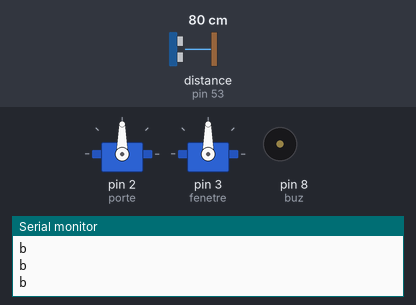
The sketch below on a simulated Arduino Mega 2560, built with avr-gcc and run on an emulated ATmega2560. Shown: 2 × servo, buzzer (waves = sounding), the last lines printed to the serial monitor. Wiring (inferred from the names in the program): ultrasonic range finder: trigger pin 52; echo pin 53. The inputs (shaded band) are chosen by the test bench; at power-on: distance to the obstacle (sensor on pin 53) 80 cm. The echo pulse lasts 58.3 µs per cm.

Above: at 1.3 s.
1.4 s: distance to the obstacle (sensor on pin 53) set to 8 cm
2.9 s: distance to the obstacle (sensor on pin 53) set to 5 cm
At 4.0 s:
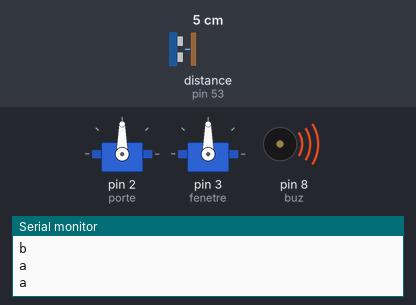
4.5 s: distance to the obstacle (sensor on pin 53) set to 9 cm
At 5.3 s:
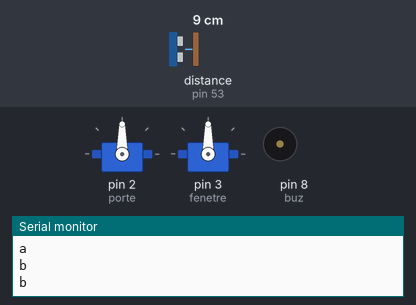
6.0 s: distance to the obstacle (sensor on pin 53) set to 2 cm
At 6.5 s:
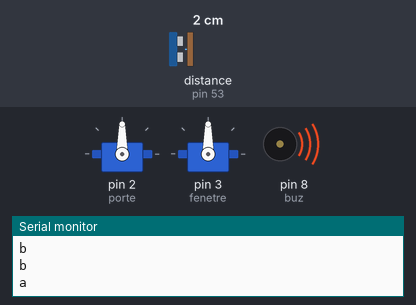
Timing chart, 0 to 8.5 s (numbered marks = the images above; inputs shaded):
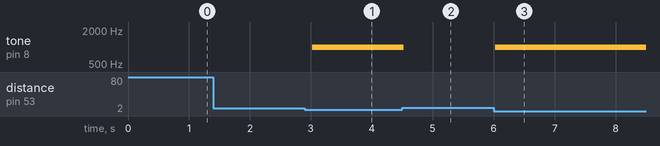

The sketch:

mega.ino
```cpp
#include <Servo.h>
Servo porte,fenetre;
long duration,distance;
  int v;
int tri=52,echo =53,buz=8;
void setup() {
  // put your setup code here, to run once:
  Serial.begin(115200);
  pinMode(tri,OUTPUT);
  pinMode(buz,OUTPUT);
  pinMode(echo,INPUT);
  porte.attach(2);
  fenetre.attach(3);
}

void loop() {
  // put your main code here, to run repeatedly:
  digitalWrite(tri,LOW);
  delayMicroseconds(2);
  digitalWrite(tri,HIGH);
  delayMicroseconds(10);
  digitalWrite(tri,LOW);
   duration=pulseIn(echo,HIGH);
   distance=duration*0.034/2;
   v=distance;//<
  if( distance <=5 ){
    //

    tone(buz,1000);
    Serial.println("a");
  }
  else{
    noTone(buz);
    Serial.println("b");
  }
  delay(500);
}
```

Measured:
- the behaviour switches between 7 and 6 cm on distance to the obstacle (sensor on pin 53) (found by bisection; images 0 and 1)
- after the input at 2.9 s, tone on pin 8 (buz): silent → 1000 Hz after 0.12 s
- after the input at 4.5 s, tone on pin 8 (buz): 1000 Hz → silent at once
- after the input at 6.0 s, tone on pin 8 (buz): silent → 1000 Hz at once
